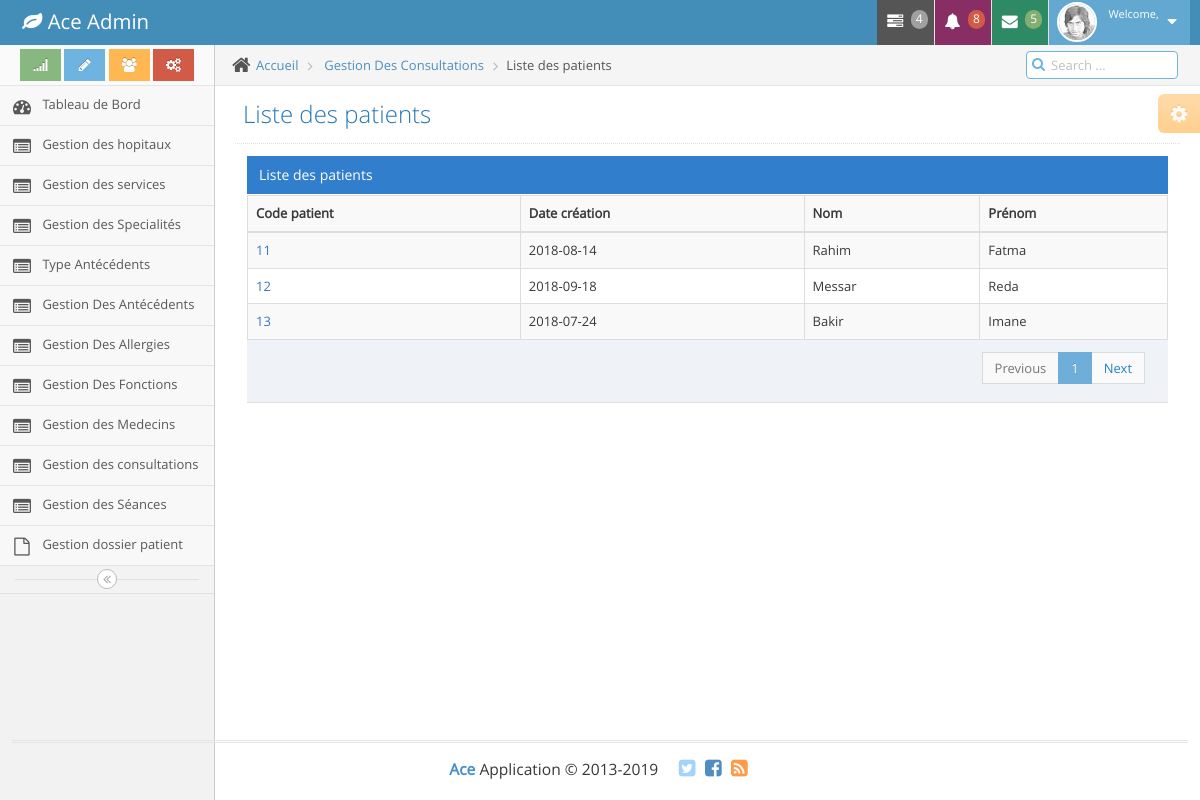
The app's page /index.php/consultation/lister_patient with its own data.
### tables this page shows
CREATE TABLE IF NOT EXISTS `patient` (
  `id` int(11) NOT NULL AUTO_INCREMENT,
  `nom` varchar(5000) NOT NULL,
  `prenom` varchar(5000) NOT NULL,
  `nss` varchar(5000) NOT NULL,
  `groupage` varchar(5000) NOT NULL,
  `rh` varchar(5000) NOT NULL,
  `nom_if` varchar(5000) NOT NULL,
  `adresse` text NOT NULL,
  `n_tel` bigint(20) NOT NULL,
  `date_naiss` date NOT NULL,
  `gender` varchar(5000) NOT NULL,
  `fonction` varchar(5000) NOT NULL,
  `tabac` varchar(5000) NOT NULL,
  `alcol` varchar(5000) NOT NULL,
  `st_faml` varchar(5000) NOT NULL,
  `date_crea` date NOT NULL,
  `date_motif` date NOT NULL,
  `etat` varchar(5000) NOT NULL,
  `commune` varchar(400) NOT NULL,
  `type_antecedant` varchar(400) NOT NULL,
  `antecedant` varchar(400) NOT NULL,
  `allergie` varchar(400) NOT NULL,
  `wilaya` varchar(400) NOT NULL,
  `image` varchar(100) NOT NULL,
  PRIMARY KEY (`id`)
);

### application/controllers/consultation.php (called while the page is built, shortened)
<?php
class Consultation extends CI_Controller {
	function __construct(){
	         $this->load->model('M_consultation');
		     $this->load->model('consult_model');
			 $this->load->model('patient_model');
}
public function lister_patient()
{
	 $Patient = $this->patient_model->getAll();
     $data['Patient']=$Patient;
     $Limit =sizeof($Patient);
	 $Limit = $Limit / 8 ;
	$data['Limite'] = $Limit;
     $data['view_isi']='consultation/liste_profile_patient';
	 $this->load->view('layouts/template',$data);
}
}

### index.php (called while the page is built, shortened)
<?php
require_once BASEPATH.'core/CodeIgniter.php';

### application/models/patient_model.php (called while the page is built, shortened)
<?php
class patient_model extends CI_Model
{
public function getAll()
{
      $query = $this->db->query("select * from patient");
      return $query->result();
}
}

### application/views/consultation/liste_profile_patient.php (the view, shortened to what this page needs)
<div class="main-content">
	<div class="main-content-inner">
		<div class="breadcrumbs ace-save-state" id="breadcrumbs">
			<ul class="breadcrumb">
				<li>
					<i class="ace-icon fa fa-home home-icon"></i>
					<a href="<?php echo base_url();?>home">Accueil</a>
				</li>
				<li>
					<a href="<?php echo base_url();?>service">Gestion Des Consultations</a>
				</li>
				<li class="active">Liste des patients </li>
			</ul>
			<div class="nav-search" id="nav-search">
				<form class="form-search">
					<span class="input-icon">
						<input type="text" placeholder="Search ..." class="nav-search-input" id="nav-search-input" autocomplete="off" />
						<i class="ace-icon fa fa-search nav-search-icon"></i>
					</span>
				</form>
			</div>
		</div>
    <div class="page-content">
      <div class="ace-settings-container" id="ace-settings-container">
        <div class="btn btn-app btn-xs btn-warning ace-settings-btn" id="ace-settings-btn">
          <i class="ace-icon fa fa-cog bigger-130"></i>
        </div>
      </div>
			<div class="page-header">
        <h1>
       Liste des patients
        </h1>
      </div>
<div class="col-xs-12">
    <div class="table-header">
        Liste des patients
    </div>
        <div id="dynamic-table_wrapper" class="dataTables_wrapper form-inline no-footer">
            <table id="dynamic-table" class="table table-striped table-bordered table-hover dataTable no-footer" role="grid" aria-describedby="dynamic-table_info">
                <tr role="row">
                    <th class="sorting" tabindex="0" aria-controls="dynamic-table" rowspan="1" colspan="1" aria-label="Domain: activate to sort column ascending">Code patient
                    </th>
                     <th class="sorting" tabindex="0" aria-controls="dynamic-table" rowspan="1" colspan="1" aria-label="Domain: activate to sort column ascending">Date création
                    </th>
                    <th class="sorting" tabindex="0" aria-controls="dynamic-table" rowspan="1" colspan="1" aria-label="Domain: activate to sort column ascending">Nom
                    </th>
                    <th class="sorting" tabindex="0" aria-controls="dynamic-table" rowspan="1" colspan="1" aria-label="Price: activate to sort column ascending"> Prénom
                    </th>
                </tr>
            <tbody id="tableCore">
            <?php foreach ($Patient as $patient) : ?>
                <tr class="odd" role="row">
                    <td>
                        <a class="a" href="get_patient_profile/<?= $patient->id; ?>">
                        <?= $patient->id; ?></a>
                    </td>
                    <td>
                      <?= $patient->date_crea ?>
                    </td>
                     <td>
                      <?= $patient->nom ?>
                    </td>
                    <td ><?= $patient->prenom; ?></td>
                </tr>
            <?php endforeach; ?>
            </tbody>
            </table>
            <div class="row">
                <div class="col-xs-6">
                </div>
                <div class="col-xs-6">
                    <div class="dataTables_paginate paging_simple_numbers" id="dynamic-table_paginate">
                        <ul id="pagination" class="pagination">
                            <li class="paginate_button previous disabled" aria-controls="dynamic-table" tabindex="1" id="dynamic-table_previous">
                                <a onclick="Pagination()" >Previous</a>
                            </li>
                            <li class="paginate_button active" aria-controls="dynamic-table" tabindex="0" >
                                <a onclick="Pagination()">1</a>
                            </li>
                            <li class="paginate_button next" aria-controls="dynamic-table" tabindex="1" id="dynamic-table_next">
                                <a href="#">Next</a>
                            </li>
                        </ul>
                    </div>
                </div>
            </div>
        </div>
    </div>
</div>
</div>
</div>
</div>

### records on screen
patient: id "11", date_crea "2018-08-14", nom "Rahim", prenom "Fatma"
patient: id "12", date_crea "2018-09-18", nom "Messar", prenom "Reda"
patient: id "13", date_crea "2018-07-24", nom "Bakir", prenom "Imane"
